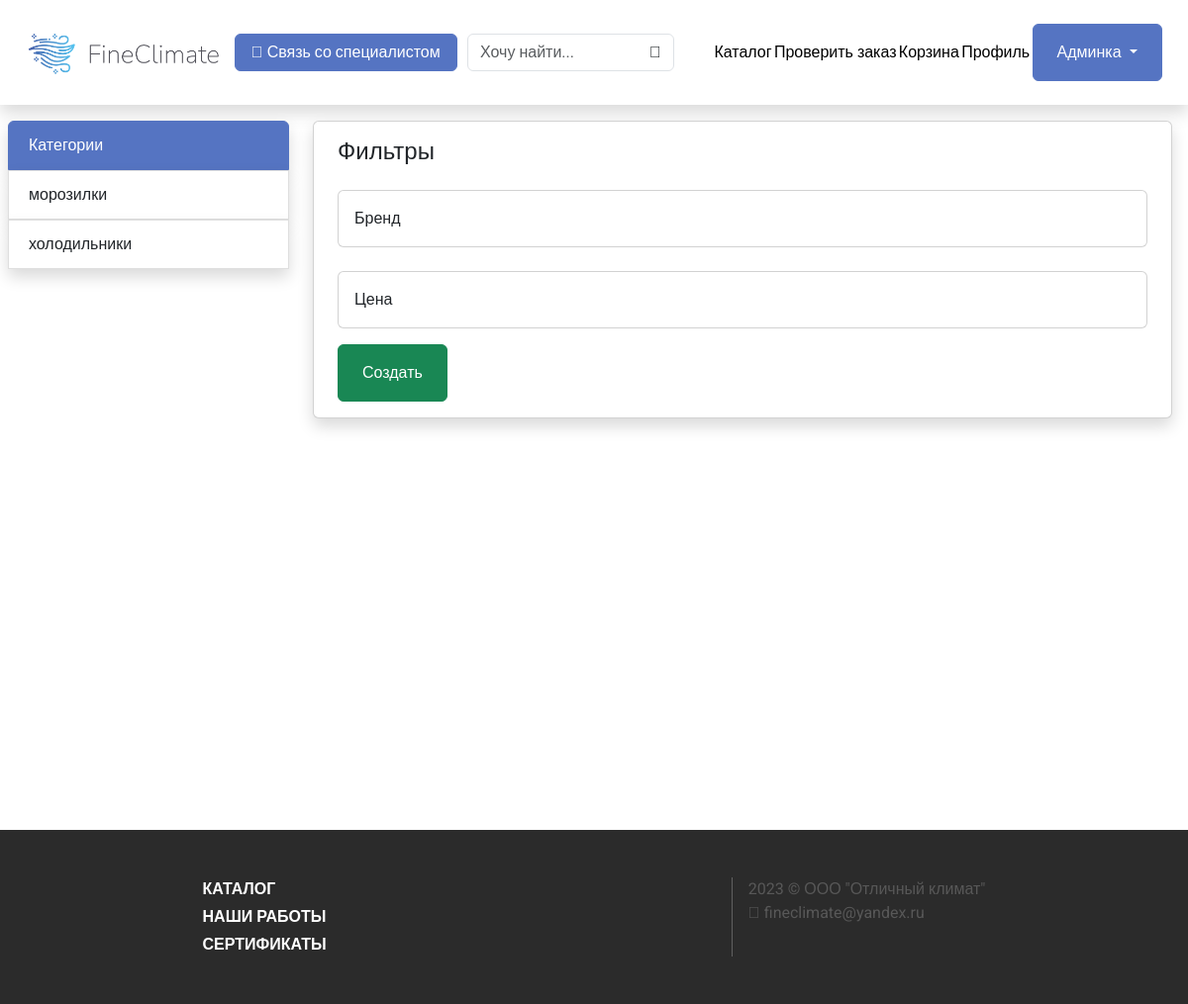
/filters/6 (signed in), run on the app's committed database.
### router/models.py (models this page shows)
class Categories(models.Model):
    title = models.CharField(max_length=80)

class Filters(models.Model):
    is_choice = models.BooleanField(default=False)
    title = models.CharField(max_length=100)
    category = models.ForeignKey(Categories, on_delete=models.CASCADE, null=True)

### router/views.py (the view)
# urls.py: path("filters/<int:category_id>", views.get_all_filters),
@user_passes_test(admin_check, login_url="/login")
def get_all_filters(req, category_id):
    filters = Filters.objects.filter(category=category_id).values()
    return render(
        req,
        "admin/filters/all_filters.html",
        {"filters": filters, "category_id": category_id},
    )

### router/views.py (called while the page is built)
def admin_check(user: User):
    return user.is_superuser

### router/templates/admin/filters/all_filters.html
{% extends "../../base.html" %}
{% block content %}
    <div class="d-flex flex-column gap-2">
        <h4 class="ms-2">Фильтры</h4>
        {% for filter in filters %}
            <a href="/filters/{{category_id}}/{{filter.id}}" class="text-decoration-none m-2">
                <div class="card">
                    <div class="card-body">
                        {{filter.title}}
                    </div>
                </div>
            </a>
        {% endfor %}
        <a href="/filters/{{category_id}}/new" class="btn btn-success px-4 py-3 fit-width ms-2"> Создать</a>
    </div>
{% endblock content %}

### router/templates/base.html (shortened to what this page needs)
<html>
    <head>
        {% load static %}
        <link href="https://cdn.jsdelivr.net/npm/bootstrap@5.3.1/dist/css/bootstrap.min.css" rel="stylesheet">
        <link rel="stylesheet" href="{% static 'bs.css' %}">
        <link rel="stylesheet" href="{% static 'styles.css' %}">
    </head>
    <body>
        <header class="shadow d-flex align-items-center justify-content-evenly p-4">
            <a href="/" class="fit-width flex-grow-0" style="width: 200px">
                <img src="{% static 'logo.png' %}" alt="" class="logo">
            </a>
            <button class="btn btn-primary px-3 mx-2">
                <i class="fa-solid fa-phone "></i>
                Связь со специалистом
            </button>
            <form action="/" class="d-flex align-items-center justify-content-center m-0">
                <input type="text" name="q" class="search form-control m-0" value="{{q}}" placeholder="Хочу найти...">
                <button class="search btn"><i class="fa-solid fa-search"></i></button>
            </form>
            <a href="/" class="text-decoration-none text-black">Каталог</a>
            <a href="/check_order" class="text-decoration-none text-black">Проверить заказ</a>
            <a href="/cart" class="text-decoration-none text-black">Корзина</a>
            {% if is_logged %}
                <a href="/profile" class="text-decoration-none text-black">Профиль</a>
                {% if is_admin %}
                    <div class="dropdown">
                        <button class="btn btn-primary dropdown-toggle px-4 py-3" type="button" data-bs-toggle="dropdown" aria-expanded="false">
                        Админка
                        </button>
                    </div>
                {% endif %}
            {% else %}
                    <a href="/login" class="btn btn-primary px-4">Войти</a>
            {% endif %}
        </header>
        <div>
          <div class="d-flex">
            <ul class="d-none d-xl-block col-3 list-group my-3 px-2">
                <li class="list-group-item first-list shadow">Категории</li>
                {% for category in all_categories %}
                    <a href="/?active_category={{category.id}}&q={{q}}" class="text-decoration-none">
                        <li class="list-group-item shadow {% if active_category == category.id %} active {% endif %}">
                            {{category.title}}
                        </li>
                    </a>
                {% endfor %}
            </ul>
            <div class="col-12 col-xl-9">
              <div class="d-flex flex-column card shadow m-3">
                <div class="card-body">
                    {% block content %}it's base!{% endblock content %}
                </div>
              </div>
            </div>
          </div>
        </div>
        <footer class="d-flex justify-content-evenly py-5">
            <div class="d-flex flex-column fw-bold gap-1">
                <a href="/" class="text-decoration-none text-white">КАТАЛОГ</a>
                <a href="/works" class="text-decoration-none text-white">НАШИ РАБОТЫ</a>
                <a href="/certs" class="text-decoration-none text-white">СЕРТИФИКАТЫ</a>
            </div>
            <div class="d-flex">
                <div class="d-flex flex-column">
                    <div class="d-flex flex-column" style="color: #585858">
                        2023 © ООО "Отличный климат"
                        <span><i class="fa fa-envelope me-1" style="color: #585858" aria-hidden="true"></i>fineclimate@yandex.ru</span>
                    </div>
                </div>
            </div>
        </footer>
    </body>
</html>

### router/static/bs.css (style rules this page uses)
.btn-primary { color: #fff; background-color: #5574C2; border-color: #5574C2; }
a { color: #5574C2; text-decoration: none; background-color: transparent; }
.list-group-item { position: relative; display: block; padding: 0.75rem 1.25rem; background-color: #fff; border: 1px solid rgba(0, 0, 0, 0.125); }
.list-group-item:first-child { border-top-left-radius: inherit; border-top-right-radius: inherit; }
.list-group-item:last-child { border-bottom-right-radius: inherit; border-bottom-left-radius: inherit; }

### router/static/styles.css (style rules this page uses)
* { font-family: 'Roboto', sans-serif !important; }
:root { --primary: #5574C2; }
body { min-width: 1000px; width: auto !important; width: 1000px; }
.logo { object-fit: contain; max-width: 400px; width: 20%; min-width: 200px; }
.fit-width { width: fit-content; }
.first-list { background-color: #5574C2; color: white; border: solid 1px #5574C2; }
button.search { position: relative; left: -38px; }
input.search { transition: all .5s; }
footer { background-color: #2B2B2B; color: white; position: relative; top: 50vh; }

### router/templates/base.html (style rules this page uses)
.logo { object-fit: contain; max-width: 400px; width: 20%; min-width: 200px; }

### data on the page
Categories: title "морозилки"
Categories: title "холодильники"
Filters: title "Бренд"
Filters: title "Цена"
